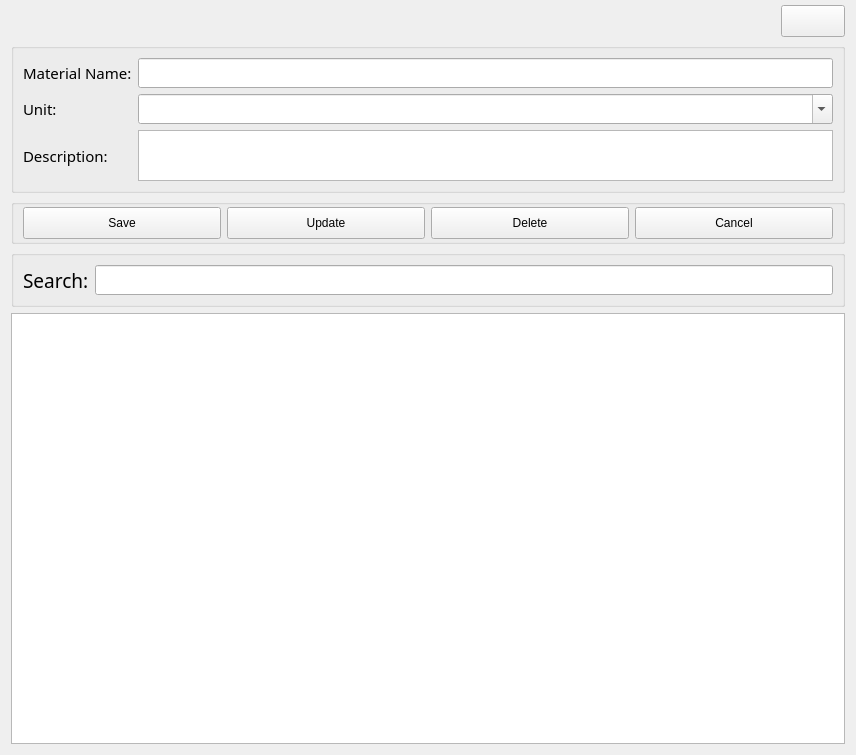
<?xml version="1.0" encoding="UTF-8"?>
<ui version="4.0">
 <class>Form</class>
 <widget class="QWidget" name="Form">
  <property name="geometry">
   <rect>
    <x>0</x>
    <y>0</y>
    <width>856</width>
    <height>755</height>
   </rect>
  </property>
  <property name="windowTitle">
   <string>Form</string>
  </property>
  <property name="styleSheet">
   <string notr="true"/>
  </property>
  <layout class="QGridLayout" name="gridLayout_3">
   <property name="topMargin">
    <number>5</number>
   </property>
   <item row="0" column="0">
    <widget class="QLabel" name="label_user_name">
     <property name="sizePolicy">
      <sizepolicy hsizetype="Preferred" vsizetype="Fixed">
       <horstretch>0</horstretch>
       <verstretch>0</verstretch>
      </sizepolicy>
     </property>
     <property name="font">
      <font>
       <family>Century Gothic</family>
       <pointsize>12</pointsize>
      </font>
     </property>
     <property name="text">
      <string/>
     </property>
     <property name="alignment">
      <set>Qt::AlignLeading|Qt::AlignLeft|Qt::AlignVCenter</set>
     </property>
    </widget>
   </item>
   <item row="0" column="1">
    <widget class="QLabel" name="label_user_role">
     <property name="sizePolicy">
      <sizepolicy hsizetype="Preferred" vsizetype="Fixed">
       <horstretch>0</horstretch>
       <verstretch>0</verstretch>
      </sizepolicy>
     </property>
     <property name="font">
      <font>
       <family>Century Gothic</family>
       <pointsize>12</pointsize>
      </font>
     </property>
     <property name="text">
      <string/>
     </property>
    </widget>
   </item>
   <item row="0" column="2">
    <widget class="QPushButton" name="btn_close">
     <property name="minimumSize">
      <size>
       <width>64</width>
       <height>32</height>
      </size>
     </property>
     <property name="maximumSize">
      <size>
       <width>64</width>
       <height>32</height>
      </size>
     </property>
     <property name="text">
      <string/>
     </property>
     <property name="icon">
      <iconset>
       <normaloff>../assets/Images/IMG-LogOut.png</normaloff>../assets/Images/IMG-LogOut.png</iconset>
     </property>
     <property name="iconSize">
      <size>
       <width>32</width>
       <height>32</height>
      </size>
     </property>
    </widget>
   </item>
   <item row="1" column="0" colspan="3">
    <widget class="QGroupBox" name="groupBox">
     <property name="sizePolicy">
      <sizepolicy hsizetype="Preferred" vsizetype="Fixed">
       <horstretch>0</horstretch>
       <verstretch>0</verstretch>
      </sizepolicy>
     </property>
     <property name="minimumSize">
      <size>
       <width>0</width>
       <height>0</height>
      </size>
     </property>
     <property name="maximumSize">
      <size>
       <width>16777215</width>
       <height>150</height>
      </size>
     </property>
     <property name="styleSheet">
      <string notr="true"/>
     </property>
     <property name="title">
      <string/>
     </property>
     <property name="flat">
      <bool>false</bool>
     </property>
     <layout class="QGridLayout" name="gridLayout">
      <item row="3" column="2" colspan="5">
       <widget class="QTextEdit" name="input_description">
        <property name="font">
         <font>
          <family>Century Gothic</family>
          <pointsize>11</pointsize>
         </font>
        </property>
       </widget>
      </item>
      <item row="3" column="0">
       <widget class="QLabel" name="label_4">
        <property name="font">
         <font>
          <family>Century Gothic</family>
          <pointsize>11</pointsize>
         </font>
        </property>
        <property name="text">
         <string>Description:</string>
        </property>
       </widget>
      </item>
      <item row="1" column="0">
       <widget class="QLabel" name="label">
        <property name="sizePolicy">
         <sizepolicy hsizetype="Fixed" vsizetype="Preferred">
          <horstretch>0</horstretch>
          <verstretch>0</verstretch>
         </sizepolicy>
        </property>
        <property name="font">
         <font>
          <family>Century Gothic</family>
          <pointsize>11</pointsize>
         </font>
        </property>
        <property name="text">
         <string>Material Name:</string>
        </property>
       </widget>
      </item>
      <item row="2" column="0">
       <widget class="QLabel" name="label_3">
        <property name="sizePolicy">
         <sizepolicy hsizetype="Fixed" vsizetype="Preferred">
          <horstretch>0</horstretch>
          <verstretch>0</verstretch>
         </sizepolicy>
        </property>
        <property name="font">
         <font>
          <family>Century Gothic</family>
          <pointsize>11</pointsize>
         </font>
        </property>
        <property name="text">
         <string>Unit:</string>
        </property>
       </widget>
      </item>
      <item row="1" column="2" colspan="5">
       <widget class="QLineEdit" name="input_material_name">
        <property name="sizePolicy">
         <sizepolicy hsizetype="Expanding" vsizetype="Fixed">
          <horstretch>0</horstretch>
          <verstretch>0</verstretch>
         </sizepolicy>
        </property>
        <property name="font">
         <font>
          <family>Century Gothic</family>
          <pointsize>11</pointsize>
         </font>
        </property>
       </widget>
      </item>
      <item row="2" column="2" colspan="5">
       <widget class="QComboBox" name="cbo_unit">
        <property name="sizePolicy">
         <sizepolicy hsizetype="Minimum" vsizetype="Fixed">
          <horstretch>0</horstretch>
          <verstretch>0</verstretch>
         </sizepolicy>
        </property>
        <property name="font">
         <font>
          <family>Century Gothic</family>
          <pointsize>11</pointsize>
         </font>
        </property>
        <property name="editable">
         <bool>true</bool>
        </property>
       </widget>
      </item>
     </layout>
    </widget>
   </item>
   <item row="3" column="0" colspan="3">
    <widget class="QGroupBox" name="groupBox_3">
     <property name="sizePolicy">
      <sizepolicy hsizetype="Preferred" vsizetype="Preferred">
       <horstretch>0</horstretch>
       <verstretch>0</verstretch>
      </sizepolicy>
     </property>
     <property name="minimumSize">
      <size>
       <width>0</width>
       <height>0</height>
      </size>
     </property>
     <property name="styleSheet">
      <string notr="true"/>
     </property>
     <property name="title">
      <string/>
     </property>
     <layout class="QGridLayout" name="gridLayout_4">
      <item row="0" column="0">
       <widget class="QLabel" name="label_5">
        <property name="font">
         <font>
          <family>Century Gothic</family>
          <pointsize>14</pointsize>
         </font>
        </property>
        <property name="text">
         <string>Search:</string>
        </property>
       </widget>
      </item>
      <item row="0" column="1">
       <widget class="QLineEdit" name="input_search">
        <property name="sizePolicy">
         <sizepolicy hsizetype="Expanding" vsizetype="Fixed">
          <horstretch>0</horstretch>
          <verstretch>0</verstretch>
         </sizepolicy>
        </property>
        <property name="font">
         <font>
          <family>Century Gothic</family>
          <pointsize>11</pointsize>
         </font>
        </property>
       </widget>
      </item>
     </layout>
    </widget>
   </item>
   <item row="2" column="0" colspan="3">
    <widget class="QGroupBox" name="groupBox_2">
     <property name="sizePolicy">
      <sizepolicy hsizetype="Preferred" vsizetype="Fixed">
       <horstretch>0</horstretch>
       <verstretch>0</verstretch>
      </sizepolicy>
     </property>
     <property name="minimumSize">
      <size>
       <width>0</width>
       <height>0</height>
      </size>
     </property>
     <property name="styleSheet">
      <string notr="true"/>
     </property>
     <property name="title">
      <string/>
     </property>
     <layout class="QGridLayout" name="gridLayout_2">
      <property name="topMargin">
       <number>2</number>
      </property>
      <property name="bottomMargin">
       <number>2</number>
      </property>
      <item row="0" column="1">
       <widget class="QPushButton" name="btn_update">
        <property name="sizePolicy">
         <sizepolicy hsizetype="Minimum" vsizetype="Expanding">
          <horstretch>0</horstretch>
          <verstretch>0</verstretch>
         </sizepolicy>
        </property>
        <property name="minimumSize">
         <size>
          <width>0</width>
          <height>32</height>
         </size>
        </property>
        <property name="text">
         <string>Update</string>
        </property>
       </widget>
      </item>
      <item row="0" column="2">
       <widget class="QPushButton" name="btn_delete">
        <property name="sizePolicy">
         <sizepolicy hsizetype="Minimum" vsizetype="Expanding">
          <horstretch>0</horstretch>
          <verstretch>0</verstretch>
         </sizepolicy>
        </property>
        <property name="minimumSize">
         <size>
          <width>0</width>
          <height>32</height>
         </size>
        </property>
        <property name="text">
         <string>Delete</string>
        </property>
       </widget>
      </item>
      <item row="0" column="0">
       <widget class="QPushButton" name="btn_save">
        <property name="sizePolicy">
         <sizepolicy hsizetype="Minimum" vsizetype="Expanding">
          <horstretch>0</horstretch>
          <verstretch>0</verstretch>
         </sizepolicy>
        </property>
        <property name="minimumSize">
         <size>
          <width>0</width>
          <height>32</height>
         </size>
        </property>
        <property name="text">
         <string>Save</string>
        </property>
       </widget>
      </item>
      <item row="0" column="3">
       <widget class="QPushButton" name="btn_cancel">
        <property name="sizePolicy">
         <sizepolicy hsizetype="Minimum" vsizetype="Expanding">
          <horstretch>0</horstretch>
          <verstretch>0</verstretch>
         </sizepolicy>
        </property>
        <property name="minimumSize">
         <size>
          <width>0</width>
          <height>32</height>
         </size>
        </property>
        <property name="text">
         <string>Cancel</string>
        </property>
       </widget>
      </item>
     </layout>
    </widget>
   </item>
   <item row="4" column="0" colspan="3">
    <widget class="QTableWidget" name="tableWidget">
     <property name="sizePolicy">
      <sizepolicy hsizetype="Expanding" vsizetype="Expanding">
       <horstretch>0</horstretch>
       <verstretch>0</verstretch>
      </sizepolicy>
     </property>
     <property name="minimumSize">
      <size>
       <width>0</width>
       <height>0</height>
      </size>
     </property>
    </widget>
   </item>
  </layout>
 </widget>
 <tabstops>
  <tabstop>input_material_name</tabstop>
  <tabstop>input_description</tabstop>
  <tabstop>btn_save</tabstop>
  <tabstop>btn_update</tabstop>
  <tabstop>btn_delete</tabstop>
  <tabstop>tableWidget</tabstop>
 </tabstops>
 <resources/>
 <connections/>
</ui>
